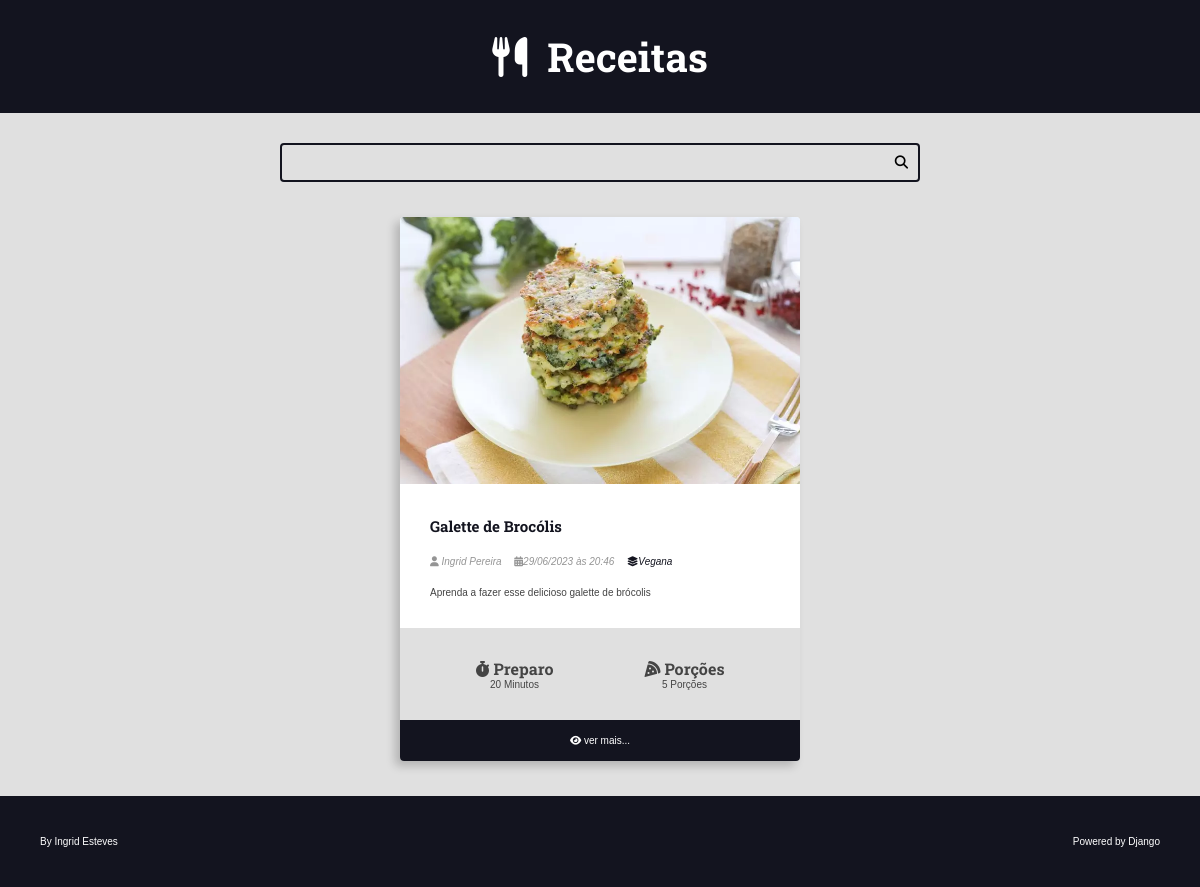
Page /recipes/category/3/ on the committed database.
### recipes/models.py (models this page shows, shortened)
class Recipe(models.Model):
    title = models.CharField(max_length=65)
    description = models.CharField(max_length=165)
    slug = models.SlugField()
    preparation_time = models.IntegerField()
    preparation_time_unit = models.CharField(max_length=65)
    servings = models.IntegerField()
    servings_unit = models.CharField(max_length=65)
    preparation_steps = models.TextField()
    preparation_steps_is_html = models.BooleanField(default=False)
    created_at = models.DateTimeField(auto_now_add=True)
    updated_at = models.DateTimeField(auto_now=True)
    is_published = models.BooleanField(default=False)
    cover = models.ImageField(upload_to='recipes/covers/%Y/%m/%d/', blank=True, default='')
    category = models.ForeignKey(
        Category, on_delete=models.SET_NULL, null=True, blank=True, default=None,
    )
    author = models.ForeignKey(
        User, on_delete=models.SET_NULL, null=True
    )

class Category(models.Model):
    name = models.CharField(max_length=65)

### recipes/views.py (the view)
# urls.py: path('recipes/category/<int:category_id>/', views.category, name="category"),
def category(request, category_id):
    recipes = get_list_or_404(Recipe.objects.filter(category__id=category_id, is_published=True).order_by('-id'))
    return render(request, 'recipes/pages/category.html', context={
        'recipes': recipes,
        'title': f'{recipes[0].category.name} - Categoria | '
    })

### recipes/templates/recipes/pages/category.html (shortened to what this page needs)
{% extends 'global/base.html' %}
{% block content %}
<div class="main-content main-containt-list container flex flex-wrap">
    {% for recipe in recipes %}
        {% include 'recipes/partials/recipe.html' %}
    {% endfor %}
</div>
{% endblock content %}

### recipes/templates/recipes/partials/recipe.html (shortened to what this page needs)
<div class="recipe recipe-list-item">
    {% if recipe.cover %}
        <div class="recipe-cover">
            <a href="{% url 'recipes:recipe' recipe.id %}">
                <img src="{{ recipe.cover.url }}" alt="Imagem Temporária">
            </a>
        </div>
    {% endif %}
    <div class="recipe-title-container">
        <h2 class="recipe-title">
            <a href="{% url 'recipes:recipe' recipe.id %}">
                {{ recipe.title }}
            </a>
        </h2>
    </div>
    <div class="recipe-author">
        {% if recipe.author is not None %}
            <span class="recipe-author-item">
                <i class="fas fa-user"></i>
                {% if recipe.author.first_name %}
                    {{ recipe.author.first_name }} {{ recipe.author.last_name }}
                {% else %}
                    {{ recipe.author.username }}
                {% endif %}
            </span>
        {% endif %}
        <span class="recipe-author-item">
            <i class="fas fa-calendar-alt"></i>{{ recipe.created_at|date:"d/m/Y" }} às {{ recipe.created_at|date:"H:i" }}
        </span>
        {% if recipe.category is not None %}
            <span class="recipe-author-item">
                <a href="{% url 'recipes:category' recipe.category.id %}"><i class="fas fa-layer-group"></i><span>{{ recipe.category.name }}</span></a>
            </span>
        {% endif %}
    </div>
    <div class="recipe-content">
        <p>{{ recipe.description }}</p>
    </div>
    <div class="recipe-meta-container">
        <div class="recipe-meta recipe-preparation">
            <h3 class="recipe-meta-title"><i class="fas fa-stopwatch"></i> Preparo</h3>
            <div class="recipe-meta-text">
                {{ recipe.preparation_time }} {{ recipe.preparation_time_unit }}
            </div>
        </div>
        <div class="recipe-meta recipe-servings">
            <h3 class="recipe-meta-title"><i class="fas fa-pizza-slice"></i> Porções</h3>
            <div class="recipe-meta-text">
                {{ recipe.servings }} {{ recipe.servings_unit }}
            </div>
        </div>
    </div>
    {% if is_detail_page is not True %}
        <footer class="recipe-footer">
            <a class="recipe-read-more button button-dark button-full-width" href="{% url 'recipes:recipe' recipe.id %}">
                <i class="fas fa-eye"></i>
                <span>ver mais...</span>
            </a>
        </footer>
    {% endif %}
</div>

### recipes/static/recipes/css/styles.css (style rules this page uses)
:root { --color-primary: #269fe6; --color-primary-hover: #2086c2; --color-primary-dark: #13141f; --color-primary-dark-hover: #212336; --color-primary-light: #d4ecfa; --color-primary-light-hover: #bdd8e7; --color-white: #fff; --color-black: #000; --color-dark-text: #444; --color-info-light: #cce5ff; --color-debug-light: #cce5ff; --color-success-light: #d4edda; --color-alert-light: #fff3cd; --color-warning-light: #fff3cd; --color-error-light: #f8d7da; --color-info-dark: #4d86c4; --color-debug-dark: #4d86c4; --color-success-dark: #4a9c5d; --color-alert-dark: #927f40; --color-warning-dark: #927f40; --color-error-dark: #da525d; --color-gray-0: #f9f9f9; --color-gray-1: #e0e0e0; --color-gray-2: #c7c7c7; --color-gray-3: #aeaeae; --color-gray-4: #959595; --color-gray-5: #7d7d7d; --color-gray-6: #646464; --color-gray-7: #4b4b4b; --color-gray-8: #323232; --color-gray-9: #191919; --font-primary: sans-serif; --font-headings: 'Roboto Slab', serif; --spacing-gutter-medium: 3rem; --spacing-gutter-large: 4rem; }
* { padding: 0; margin: 0; box-sizing: border-box; }
html { font-size: 62.5%; }
body { font-size: 1.6 rem; font-family: var(--font-primary); background: var(--color-gray-1); color: var(--color-dark-text); }
h1, h2, h3, h4, h5, h6 { font-family: var(--font-headings); }
.container { max-width: 144rem; margin: 0 auto; padding: var(--spacing-gutter-medium); justify-content: center; }
.main-content { padding-top: 0; }
.flex { display: flex; }
.flex-wrap { flex-wrap: wrap; }
.recipe { background: var(--color-white); box-shadow: -5px 5px 10px rgba(0, 0, 0, .2); transform: scale(1); transition: all 300ms ease-in-out; border-radius: .4rem; overflow: hidden; }
.recipe img { max-width: 100%; }
.recipe-list-item { max-width: 40rem; margin: 5px; height: fit-content; }
.recipe-title-container { padding: var(--spacing-gutter-medium); padding-bottom: 2rem; }
.recipe-title-container a { text-decoration: none; color: var(--color-primary-dark); }
.recipe-author { padding: 0 var(--spacing-gutter-medium); color: var(--color-gray-4); }
.recipe-author-item { color: var(--color-gray-4); margin-right: 1rem; font-style: italic; font-size: 1rem; }
.recipe-author a { color: var(--color-primary-dark); transition: all 300ms ease-in-out; text-decoration: none; }
.recipe-content { padding: var(--spacing-gutter-medium); padding-top: 2rem; }
.recipe-meta-container { display: flex; flex-flow: row wrap; padding: var(--spacing-gutter-medium); background: var(--color-gray-1); }
.recipe-meta { display: flex; flex-flow: column nowrap; flex-shrink: 1; flex-grow: 1; text-align: center; }
.recipe-meta-title { font-size: 1.6rem; }
.recipe-footer a { background: var(--color-primary-dark); display: block; color: var(--color-white); text-decoration: none; text-align: center; padding: 1.5rem var(--spacing-gutter-medium); transition: all 300ms ease-in-out; }

### rows in the picture
Recipe: cover (picture), title "Galette de Brocólis", author.first_name "Ingrid", author.last_name "Pereira", created_at "29/06/2023", created_at "20:46", category.name "Vegana", description "Aprenda a fazer esse delicioso galette de brócolis", preparation_time "20", preparation_time_unit "Minutos", servings "5", servings_unit "Porções"
